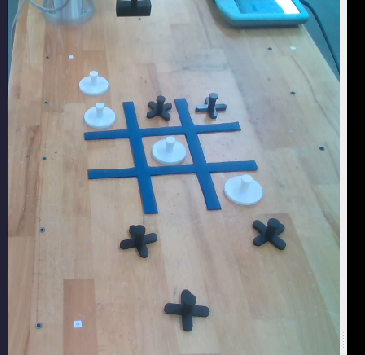
#> input picture cv_testing/test3.png, 365 x 355 px
$ python color_thresholding.py
#> lines starting #> are read from the running program, lines starting #| are printed output that depends on the picture; after the words box and inside, x2 and y2 are one past the last pixel; in counts of white or black regions, pixels touching at a corner belong together
import cv2
import numpy as np
import os

# A dummy function for the trackbars. It is required by cv2.createTrackbar().
def nothing(x):
    pass

# Specify the path to your image file.
# Replace 'your_image.jpg' with the name of your image.
image_path = 'test3.png'

# Check if the image exists before proceeding.
if not os.path.exists(image_path):
    print(f"Error: The image file '{image_path}' was not found.")
    print("Please make sure the image is in the same directory as the script or provide the full path.")
else:
    # Load the image
    frame = cv2.imread(image_path)
#> frame is the input picture: shape (355, 365, 3); mean B, G, R 147.6, 145.7, 139.9

    # Create a window to display the original image and the masked image.
    cv2.namedWindow('Image')
    cv2.namedWindow('Masked Image')

    # Convert the loaded image to HSV color space.
    hsv_frame = cv2.cvtColor(frame, cv2.COLOR_BGR2HSV)
#> hsv_frame: shape (355, 365, 3); mean H, S, V 53.3, 44.9, 158.2

    # Create trackbars for HSV values.
    # The maximum value for Hue in OpenCV is 179.
    cv2.createTrackbar('H_min', 'Image', 0, 179, nothing)
#> slider 'H_min' is set to 35
    cv2.createTrackbar('H_max', 'Image', 179, 179, nothing)
    cv2.createTrackbar('S_min', 'Image', 0, 255, nothing)
#> slider 'S_min' is set to 51
    cv2.createTrackbar('S_max', 'Image', 255, 255, nothing)
    cv2.createTrackbar('V_min', 'Image', 0, 255, nothing)
#> slider 'V_min' is set to 51
    cv2.createTrackbar('V_max', 'Image', 255, 255, nothing)

    while True:
        # Get the current trackbar positions.
        h_min = cv2.getTrackbarPos('H_min', 'Image')
        h_max = cv2.getTrackbarPos('H_max', 'Image')
        s_min = cv2.getTrackbarPos('S_min', 'Image')
        s_max = cv2.getTrackbarPos('S_max', 'Image')
        v_min = cv2.getTrackbarPos('V_min', 'Image')
        v_max = cv2.getTrackbarPos('V_max', 'Image')

        # Create NumPy arrays for the lower and upper HSV thresholds.
        lower_bound = np.array([h_min, s_min, v_min])
        upper_bound = np.array([h_max, s_max, v_max])

        # Create a mask using cv2.inRange().
        # This will create a binary mask where pixels within the HSV range are white.
        mask = cv2.inRange(hsv_frame, lower_bound, upper_bound)
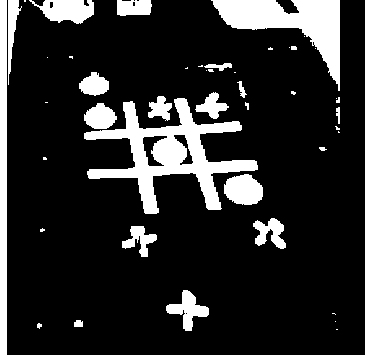
#> mask: shape (355, 365); 15.8% white; 45 white regions (23 under 20 px), largest, box (x1, y1, x2, y2) and area: (84, 98, 258, 214) 6539, (211, 0, 340, 91) 4325, (0, 0, 7, 355) 2485

        # Apply the mask to the original image using a bitwise AND operation.
        result = cv2.bitwise_and(frame, frame, mask=mask)
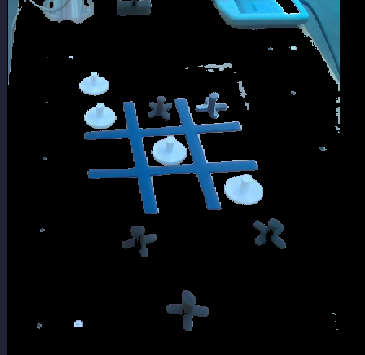
#> result: shape (355, 365, 3); mean B, G, R 23.9, 18.4, 10.6

        # Display the images.
        cv2.imshow('Image', frame)
        cv2.imshow('Masked Image', result)

        # Break the loop if the 'q' key is pressed.
        if cv2.waitKey(1) & 0xFF == ord('q'):
#> (key q is pressed here)
            break

    # Destroy all windows and release resources.
    cv2.destroyAllWindows()

$ run again, with cv_testing/test1.png copied over cv_testing/test3.png
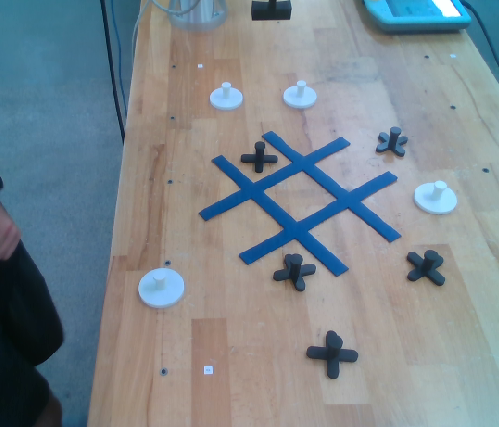
#> input picture cv_testing/test1.png, 499 x 427 px
#> frame is the input picture: shape (427, 499, 3); mean B, G, R 142.7, 136, 124.8
#> hsv_frame: shape (427, 499, 3); mean H, S, V 66, 65.8, 151.7
#> `mask = cv2.inRange(hsv_frame, lower_bound, upper_bound)`:
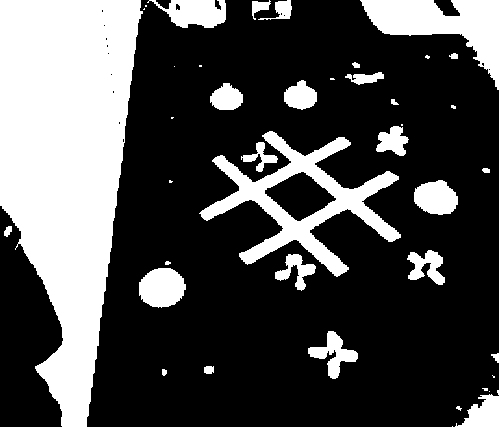
#> mask: shape (427, 499); 29.9% white; 42 white regions (17 under 20 px), largest, box (x1, y1, x2, y2) and area: (0, 0, 143, 427) 39558, (199, 131, 401, 277) 8133, (360, 0, 499, 90) 5213
#> `result = cv2.bitwise_and(frame, frame, mask=mask)`:
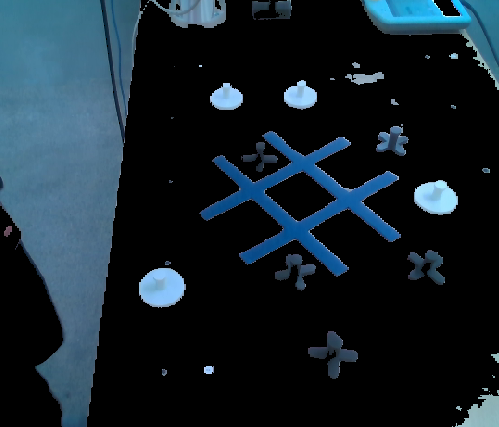
#> result: shape (427, 499, 3); mean B, G, R 43.7, 34.7, 21.1

$ run again, with cv_testing/test2.png copied over cv_testing/test3.png
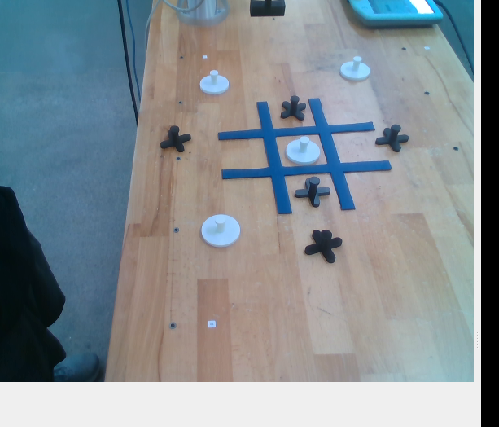
#> input picture cv_testing/test2.png, 499 x 427 px
#> frame is the input picture: shape (427, 499, 3); mean B, G, R 147, 141.6, 132.6
#> hsv_frame: shape (427, 499, 3); mean H, S, V 55.3, 59.1, 155.4
#> `mask = cv2.inRange(hsv_frame, lower_bound, upper_bound)`:
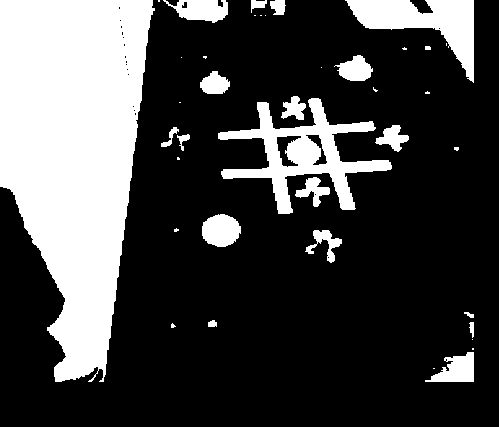
#> mask: shape (427, 499); 26.9% white; 39 white regions (19 under 20 px), largest, box (x1, y1, x2, y2) and area: (0, 0, 155, 382) 40301, (218, 98, 392, 214) 6405, (345, 0, 474, 83) 4231
#> `result = cv2.bitwise_and(frame, frame, mask=mask)`:
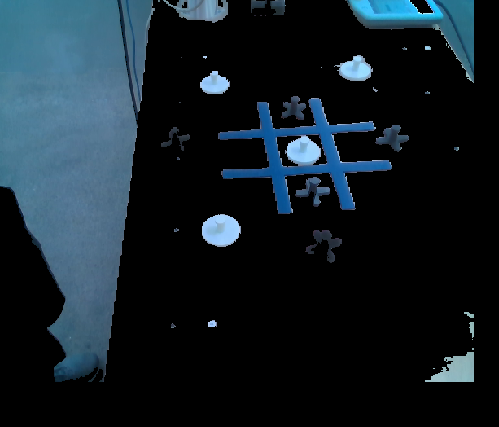
#> result: shape (427, 499, 3); mean B, G, R 39.1, 31.4, 19.6

$ run again, with cv_testing/test.png copied over cv_testing/test3.png
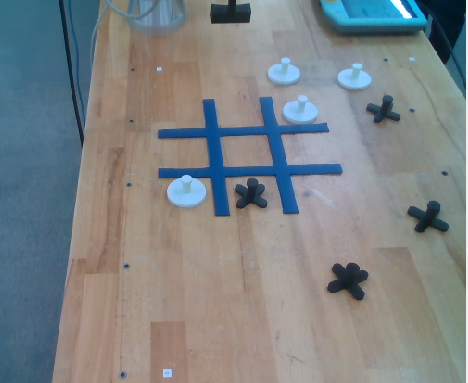
#> input picture cv_testing/test.png, 468 x 383 px
#> frame is the input picture: shape (383, 468, 3); mean B, G, R 133.8, 131.3, 125.3
#> hsv_frame: shape (383, 468, 3); mean H, S, V 57.7, 62.2, 146.7
#> `mask = cv2.inRange(hsv_frame, lower_bound, upper_bound)`:
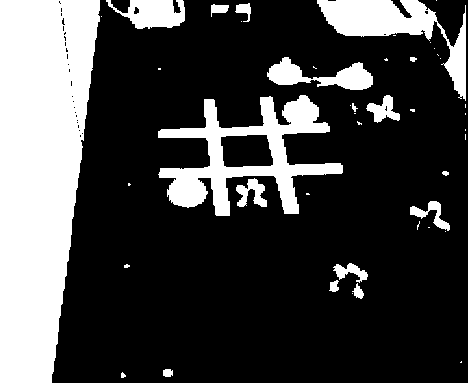
#> mask: shape (383, 468); 26.5% white; 45 white regions (27 under 20 px), largest, box (x1, y1, x2, y2) and area: (0, 0, 100, 383) 29263, (158, 95, 343, 216) 8077, (317, 0, 466, 101) 4607
#> `result = cv2.bitwise_and(frame, frame, mask=mask)`:
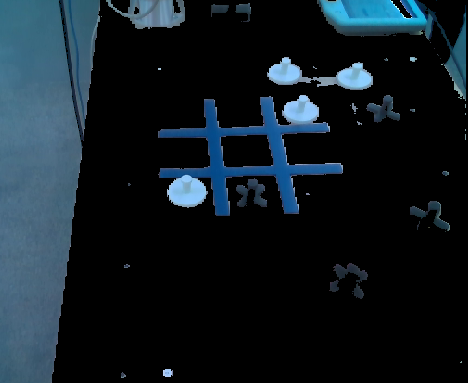
#> result: shape (383, 468, 3); mean B, G, R 35.6, 28.2, 17.4
